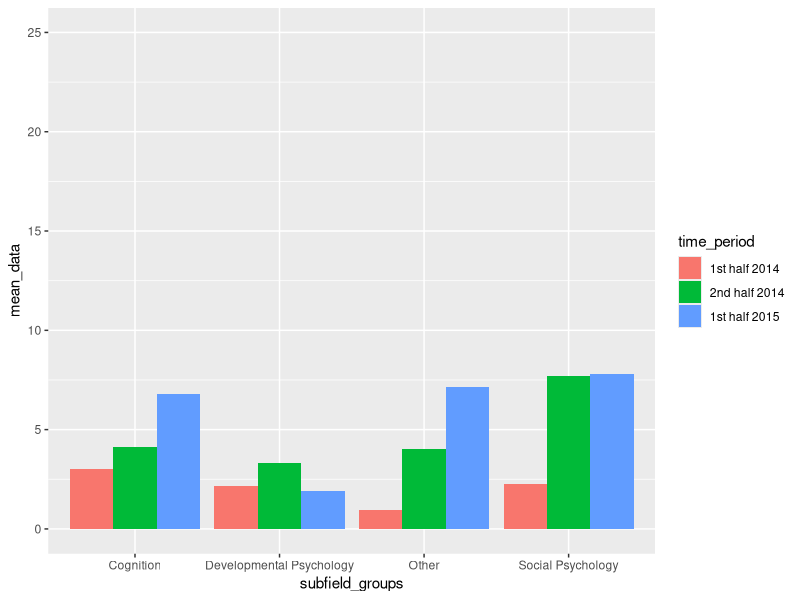

Source code (R):
## ---- chunk 1
knitr::opts_chunk$set(echo = TRUE)
## ---- chunk 2
library(tidyverse)
library(here)
library(rstatix)
## ---- chunk 3
data_1A <- read_csv(here("data_files", "clean_06-08_dataset_1A.csv"))

summary <- data_1A %>%
  group_by(subfield_groups, time_period) %>%
  summarise(max_data = max(total_data_score),
            min_data = min(total_data_score),
            max_materials = max(total_materials_score),
            min_materials = min(total_materials_score), 
            mean_data = mean(total_data_score),
            mean_materials = mean(total_materials_score))

summary$subfield_groups <- as.factor(summary$subfield_groups)

summary$time_period <- fct_relevel(summary$time_period, c("1st half 2014", "2nd half 2014", "1st half 2015"))

levels(summary$time_period)

glimpse(summary)
## ---- chunk 4
summary %>%
  ggplot(aes(x = subfield_groups, y = mean_data, fill = time_period)) +
  geom_col(position = "dodge") +
  scale_y_continuous(limits = c(0, 25))
## ---- chunk 5
options(scipen=999) # remove scientific notation

data_ANOVA <- data_1A %>%
  anova_test(total_data_score ~ subfield_groups * time_period)

data_ANOVA
## ---- chunk 6
materials_ANOVA <- data_1A %>%
  anova_test(total_materials_score ~ subfield_groups * time_period)

materials_ANOVA
